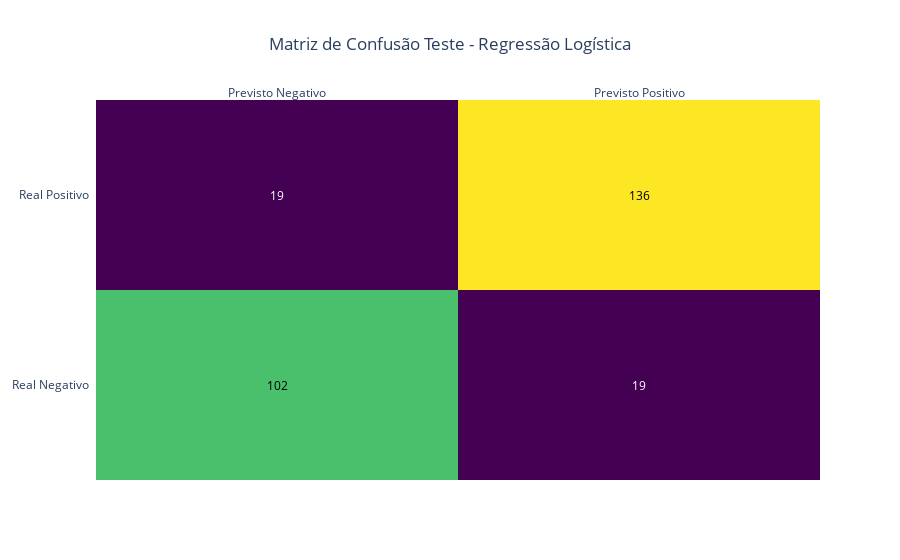

Notebook cell for this chart:
### Code cell
# GRAFICO DA MATRIZ DE CONFUSÃO

z = confusion_mtx_logica_teste

x= ['Previsto Negativo', 'Previsto Positivo']
y= ['Real Negativo', 'Real Positivo']

fig = ff.create_annotated_heatmap(z, x=x, y=y, colorscale='Viridis')
fig = ff.create_annotated_heatmap(z, x=x, y=y, colorscale='Viridis')
fig.update_layout(title_text='Matriz de Confusão Teste - Regressão Logística', title_x=0.5)

fig.show()

### Figure 1 — Plotly figure (JSON) as saved in the notebook; plotly's stock layout.template omitted (floating-point values rounded to 4 significant figures)
{"data": [{"colorscale": [[0, "#440154"], [0.1111, "#482878"], [0.2222, "#3e4989"], [0.3333, "#31688e"], [0.4444, "#26828e"], [0.5556, "#1f9e89"], [0.6667, "#35b779"], [0.7778, "#6ece58"], [0.8889, "#b5de2b"], [1, "#fde725"]], "reversescale": false, "showscale": false, "type": "heatmap", "x": ["Previsto Negativo", "Previsto Positivo"], "y": ["Real Negativo", "Real Positivo"], "z": [[102, 19], [19, 136]]}], "layout": {"annotations": [{"font": {"color": "#000000"}, "showarrow": false, "text": "102", "x": "Previsto Negativo", "xref": "x", "y": "Real Negativo", "yref": "y"}, {"font": {"color": "#FFFFFF"}, "showarrow": false, "text": "19", "x": "Previsto Positivo", "xref": "x", "y": "Real Negativo", "yref": "y"}, {"font": {"color": "#FFFFFF"}, "showarrow": false, "text": "19", "x": "Previsto Negativo", "xref": "x", "y": "Real Positivo", "yref": "y"}, {"font": {"color": "#000000"}, "showarrow": false, "text": "136", "x": "Previsto Positivo", "xref": "x", "y": "Real Positivo", "yref": "y"}], "title": {"text": "Matriz de Confusão Teste - Regressão Logística", "x": 0.5}, "xaxis": {"dtick": 1, "gridcolor": "rgb(0, 0, 0)", "side": "top", "ticks": ""}, "yaxis": {"dtick": 1, "ticks": "", "ticksuffix": "  "}}}
